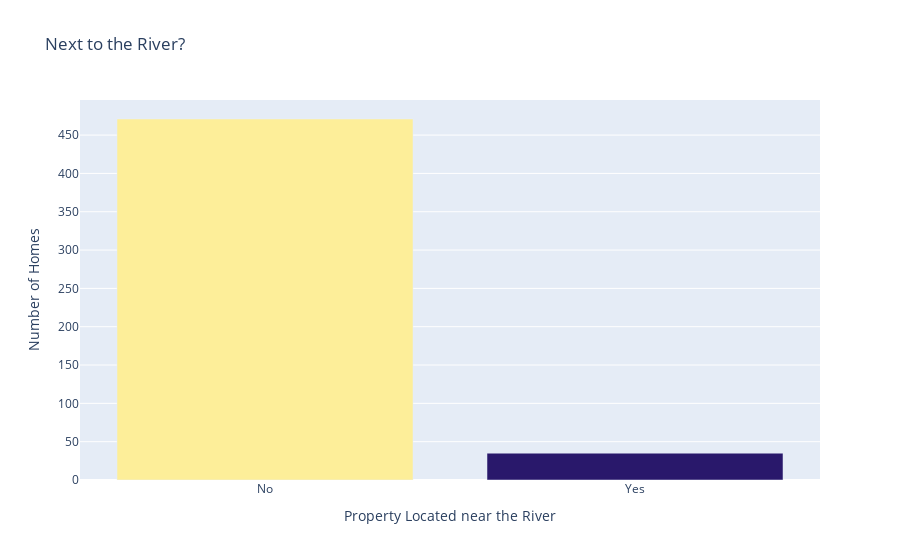

Notebook source saved alongside this figure:
### Markdown cell above
<img src=https://i.imgur.com/b5UaBal.jpg height=350>

### Code cell
river_access = data['CHAS'].value_counts()

bar = px.bar(
    x=['No', 'Yes'],
    y = river_access.values,
    color = river_access.values,
    color_continuous_scale=px.colors.sequential.haline,
    title='Next to the River?'
)

bar.update_layout(
    xaxis_title = 'Property Located near the River',
    yaxis_title = 'Number of Homes',
    coloraxis_showscale = False
)
bar.show()

### Figure 1 — Plotly figure (JSON) as saved in the notebook; plotly's stock layout.template omitted (floating-point values rounded to 4 significant figures)
{"data": [{"alignmentgroup": "True", "hovertemplate": "x=%{x}<br>y=%{y}<br>color=%{marker.color}<extra></extra>", "legendgroup": "", "marker": {"color": [471, 35], "coloraxis": "coloraxis", "pattern": {"shape": ""}}, "name": "", "offsetgroup": "", "orientation": "v", "showlegend": false, "textposition": "auto", "type": "bar", "x": ["No", "Yes"], "xaxis": "x", "y": [471, 35], "yaxis": "y"}], "layout": {"barmode": "relative", "coloraxis": {"colorbar": {"title": {"text": "color"}}, "colorscale": [[0, "rgb(41, 24, 107)"], [0.09091, "rgb(42, 35, 160)"], [0.1818, "rgb(15, 71, 153)"], [0.2727, "rgb(18, 95, 142)"], [0.3636, "rgb(38, 116, 137)"], [0.4545, "rgb(53, 136, 136)"], [0.5455, "rgb(65, 157, 133)"], [0.6364, "rgb(81, 178, 124)"], [0.7273, "rgb(111, 198, 107)"], [0.8182, "rgb(160, 214, 91)"], [0.9091, "rgb(212, 225, 112)"], [1, "rgb(253, 238, 153)"]], "showscale": false}, "legend": {"tracegroupgap": 0}, "title": {"text": "Next to the River?"}, "xaxis": {"anchor": "y", "domain": [0, 1], "title": {"text": "Property Located near the River"}}, "yaxis": {"anchor": "x", "domain": [0, 1], "title": {"text": "Number of Homes"}}}}
